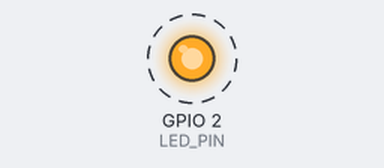
The sketch below on a simulated ESP32. Parts: output pins drawn as LEDs (lit = HIGH). Dashed ring = blinking. What the sketch prints to the serial monitor is not drawn.

Above: at 0.1 s.
Timing chart, 0 to 3.0 s (numbered marks = the images above):
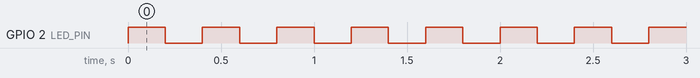

Measured:
- by itself, GPIO 2 (LED_PIN): alternates HIGH for 0.20 s and LOW for 0.20 s

The sketch:

01_TasksBlinkUART.ino
```cpp
#include "Arduino.h"

#define LED_PIN 2  // Pin del LED (puedes cambiarlo según tu placa)

// Tarea para parpadear el LED
void TaskBlink(void *pvParameters) {
    pinMode(LED_PIN, OUTPUT);
    while (1) {
        digitalWrite(LED_PIN, !digitalRead(LED_PIN)); // Cambia el estado del LED
        vTaskDelay(pdMS_TO_TICKS(200)); // Espera 200ms
    }
}

// Tarea para enviar "Hola mundo" por UART
void TaskSerialPrint(void *pvParameters) {
    while (1) {
        Serial.println("Hola mundo");
        vTaskDelay(pdMS_TO_TICKS(1000)); // Espera 1s
    }
}

void setup() {
    Serial.begin(115200); // Inicia la comunicación serial

    // Crear la tarea para el LED
    xTaskCreate(
        TaskBlink,  // Función de la tarea
        "BlinkTask",// Nombre de la tarea
        1024,       // Tamaño del stack (en bytes)
        NULL,       // Parámetros de la tarea
        1,          // Prioridad
        NULL        // Manejador de la tarea (opcional)
    );

    // Crear la tarea para el UART
    xTaskCreate(
        TaskSerialPrint, // Función de la tarea
        "SerialTask",    // Nombre de la tarea
        2048,            // Tamaño del stack (más grande para UART)
        NULL,            // Parámetros de la tarea
        1,               // Prioridad
        NULL             // Manejador de la tarea (opcional)
    );
}

void loop() {
    // El loop queda vacío porque las tareas corren en FreeRTOS
}
```
